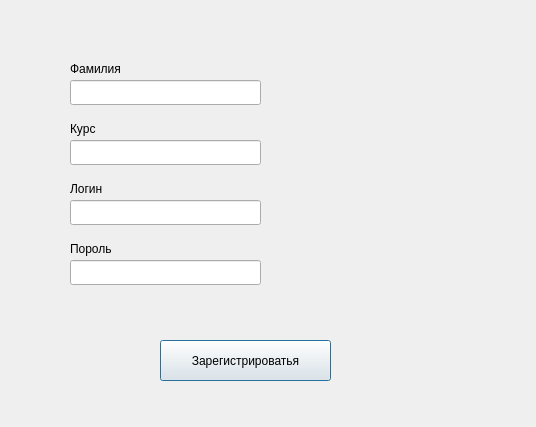
<?xml version="1.0" encoding="UTF-8"?>
<ui version="4.0">
 <class>design_time</class>
 <widget class="QDialog" name="design_time">
  <property name="geometry">
   <rect>
    <x>0</x>
    <y>0</y>
    <width>536</width>
    <height>427</height>
   </rect>
  </property>
  <property name="windowTitle">
   <string>Регистрация</string>
  </property>
  <widget class="QLineEdit" name="ln_sec_nm">
   <property name="geometry">
    <rect>
     <x>70</x>
     <y>80</y>
     <width>191</width>
     <height>25</height>
    </rect>
   </property>
  </widget>
  <widget class="QLineEdit" name="ln_year">
   <property name="geometry">
    <rect>
     <x>70</x>
     <y>140</y>
     <width>191</width>
     <height>25</height>
    </rect>
   </property>
  </widget>
  <widget class="QLineEdit" name="ln_log">
   <property name="geometry">
    <rect>
     <x>70</x>
     <y>200</y>
     <width>191</width>
     <height>25</height>
    </rect>
   </property>
  </widget>
  <widget class="QLabel" name="label">
   <property name="geometry">
    <rect>
     <x>70</x>
     <y>60</y>
     <width>67</width>
     <height>17</height>
    </rect>
   </property>
   <property name="text">
    <string>Фамилия</string>
   </property>
  </widget>
  <widget class="QLabel" name="label_2">
   <property name="geometry">
    <rect>
     <x>70</x>
     <y>120</y>
     <width>67</width>
     <height>17</height>
    </rect>
   </property>
   <property name="text">
    <string>Курс</string>
   </property>
  </widget>
  <widget class="QLabel" name="label_3">
   <property name="geometry">
    <rect>
     <x>70</x>
     <y>180</y>
     <width>67</width>
     <height>17</height>
    </rect>
   </property>
   <property name="text">
    <string>Логин</string>
   </property>
  </widget>
  <widget class="QLabel" name="label_4">
   <property name="geometry">
    <rect>
     <x>70</x>
     <y>240</y>
     <width>67</width>
     <height>17</height>
    </rect>
   </property>
   <property name="text">
    <string>Пороль</string>
   </property>
  </widget>
  <widget class="QLineEdit" name="ln_pass">
   <property name="geometry">
    <rect>
     <x>70</x>
     <y>260</y>
     <width>191</width>
     <height>25</height>
    </rect>
   </property>
   <property name="layoutDirection">
    <enum>Qt::RightToLeft</enum>
   </property>
   <property name="inputMask">
    <string/>
   </property>
   <property name="text">
    <string/>
   </property>
   <property name="echoMode">
    <enum>QLineEdit::Password</enum>
   </property>
  </widget>
  <widget class="QPushButton" name="btn_reg">
   <property name="geometry">
    <rect>
     <x>160</x>
     <y>340</y>
     <width>171</width>
     <height>41</height>
    </rect>
   </property>
   <property name="text">
    <string>Зарегистрироватья</string>
   </property>
  </widget>
 </widget>
 <resources/>
 <connections/>
</ui>
